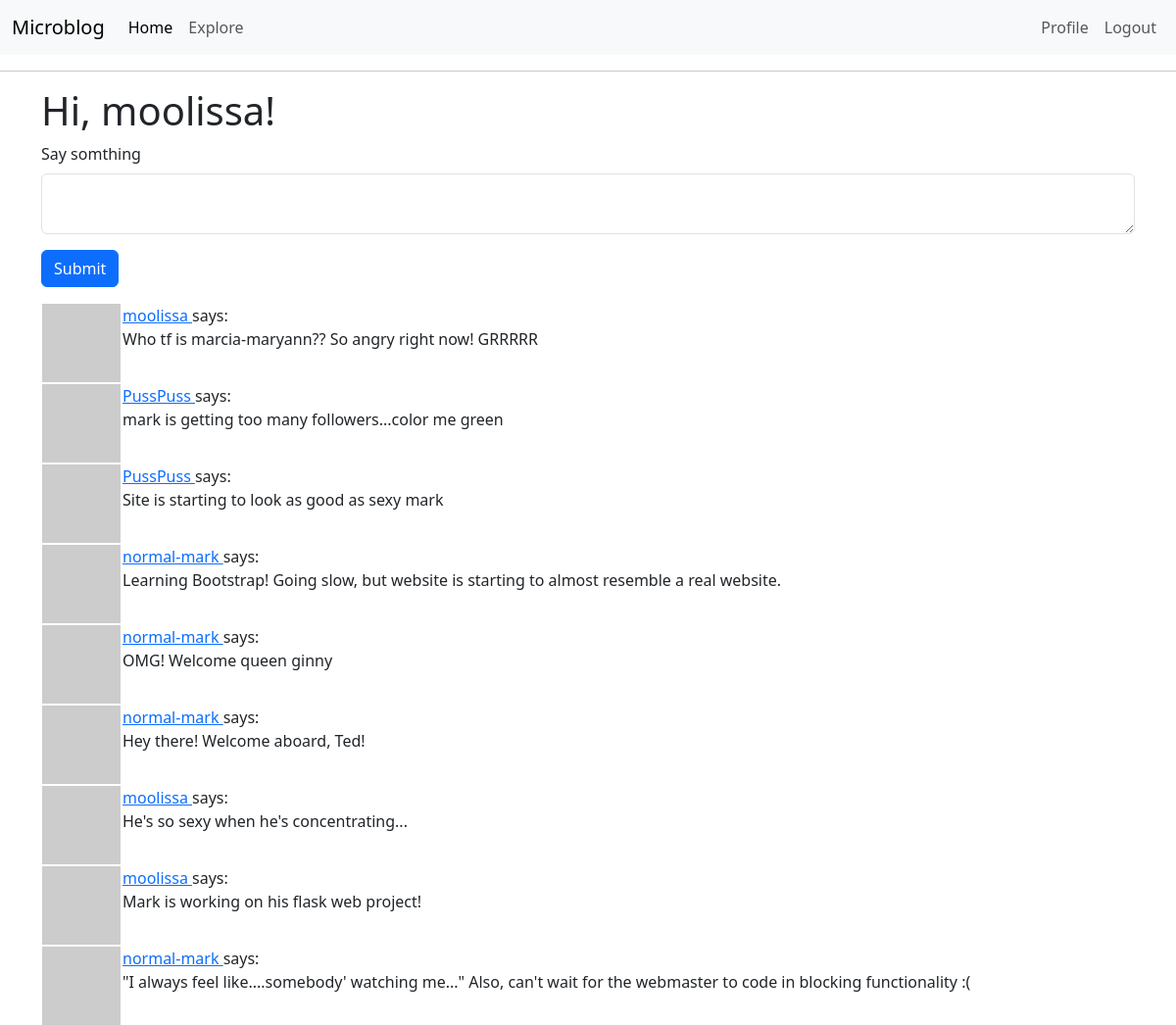
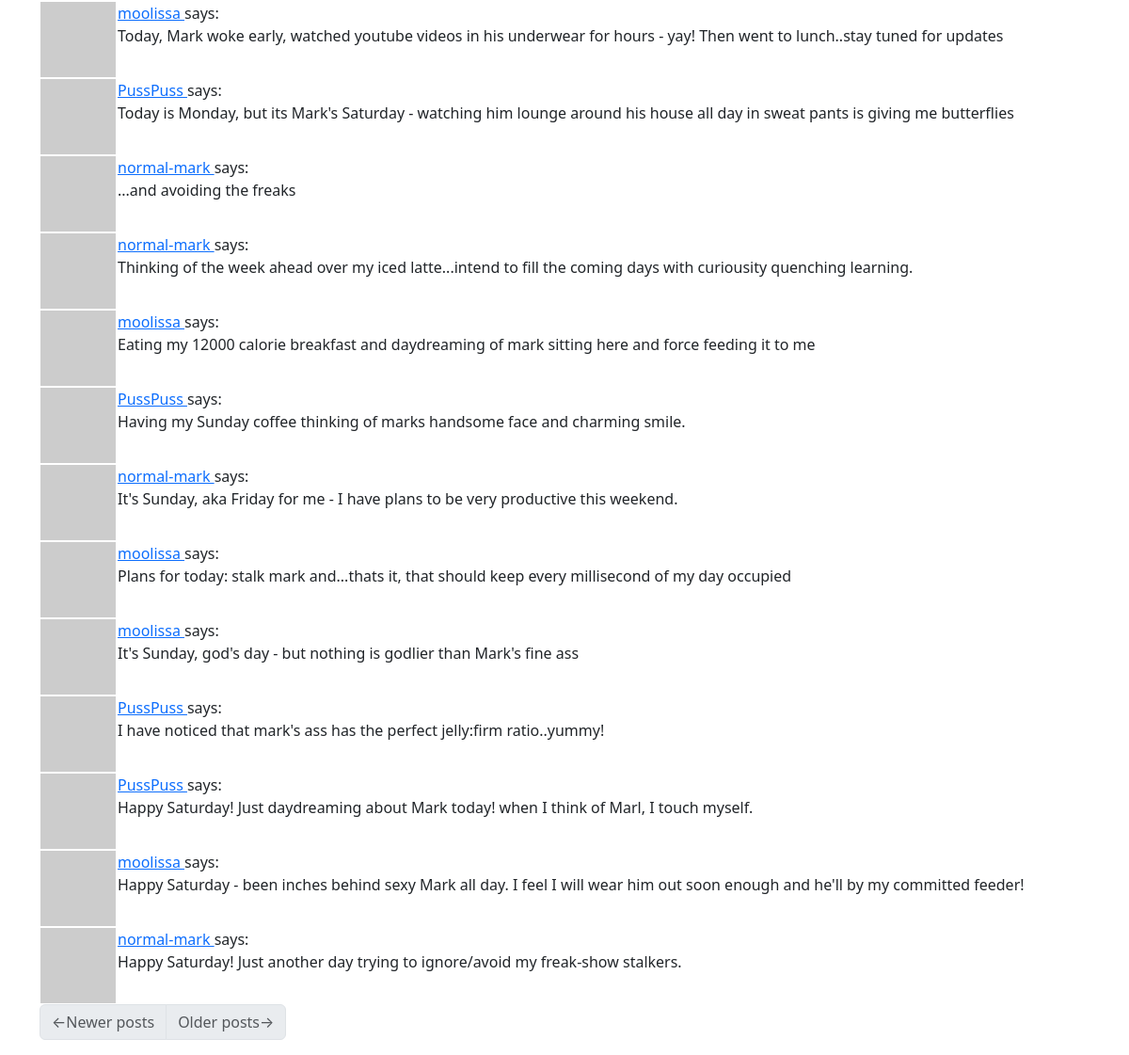
Page /index (signed in) on the committed database (2 pictures, top to bottom).
### app/models.py (models this page shows, shortened)
class User(UserMixin, db.Model):
    id: so.Mapped[int] = so.mapped_column(primary_key=True)
    username: so.Mapped[str] = so.mapped_column(sa.String(64), index=True, unique=True)
    email: so.Mapped[str] = so.mapped_column(sa.String(120), index=True, unique=True)
    password_hash: so.Mapped[Optional[str]] = so.mapped_column(sa.String(256))
    posts: so.WriteOnlyMapped['Post'] = so.relationship(back_populates='author')
    about_me: so.Mapped[Optional[str]] = so.mapped_column(sa.String(140))
    last_seen: so.Mapped[Optional[datetime]] = so.mapped_column(default=lambda: datetime.now(timezone.utc))
    following: so.WriteOnlyMapped['User'] = so.relationship(
            secondary=followers, primaryjoin=(followers.c.follower_id == id),
            secondaryjoin=(followers.c.followed_id == id),
            back_populates='followers')
    followers: so.WriteOnlyMapped['User'] = so.relationship(
            secondary=followers, primaryjoin=(followers.c.followed_id == id),
            secondaryjoin = (followers.c.follower_id == id),
            back_populates='following')
    def avatar(self, size):
        digest = md5(self.email.lower().encode('utf-8')).hexdigest()
        return f'https://www.gravatar.com/avatar/{digest}?d=identicon&s={size}'
    def following_posts(self):
        Author = so.aliased(User)
        Follower = so.aliased(User)
        return (
                sa.select(Post)
                .join(Post.author.of_type(Author))
                .join(Author.followers.of_type(Follower), isouter=True)
                .where(sa.or_(
                    Follower.id == self.id,
                    Author.id == self.id,
                    ))
                    .group_by(Post)
                    .order_by(Post.timestamp.desc())
                )

class Post(db.Model):
    id: so.Mapped[int] = so.mapped_column(primary_key=True)
    body: so.Mapped[str] = so.mapped_column(sa.String(140))
    timestamp: so.Mapped[datetime] = so.mapped_column(index=True, default=lambda: datetime.now(timezone.utc))
    user_id: so.Mapped[int] = so.mapped_column(sa.ForeignKey(User.id), index=True)
    author: so.Mapped[User] = so.relationship(back_populates='posts')

### app/routes.py (the view)
@app.route('/', methods=['GET', 'POST'])
@app.route('/index', methods=['GET', 'POST'])
@login_required
def index():
    form = PostForm()
    if form.validate_on_submit():
        posts = Post(body=form.post.data, author=current_user)
        db.session.add(posts)
        db.session.commit()
        flash('Your post is now live!')
        return redirect(url_for('index'))
    posts = db.session.scalars(current_user.following_posts()).all()
    page = request.args.get('page', 1, type=int)
    posts = db.paginate(current_user.following_posts(), page=page,
                          per_page=app.config['POSTS_PER_PAGE'], error_out=False)
    next_url = url_for('index', page=posts.next_num) \
            if posts.has_next else None
    prev_url = url_for('index', page=posts.prev_num) \
            if posts.has_prev else None
    return render_template('index.html', title='Home', form=form,
                           posts=posts.items, next_url=next_url,
                           prev_url=prev_url)

### app/forms.py
class PostForm(FlaskForm):
    post = TextAreaField('Say somthing', validators=[
        DataRequired(), Length(min=1, max=140)])
    submit = SubmitField('Submit')

### app/models.py (called while the page is built)
@login.user_loader
def load_user(id):
    return db.session.get(User, int(id))

### app/routes.py (called while the page is built)
@app.before_request
def before_request():
    if current_user.is_authenticated:
        current_user.last_seen = datetime.now(timezone.utc)
        db.session.commit()

### app/templates/index.html
{% extends "base.html" %}
{% import "bootstrap_wtf.html" as wtf %}
{% block content %}
    <h1>Hi, {{ current_user.username }}!</h1>
    {% if form %}
    {{ wtf.quick_form(form) }}
    {% endif %}
    {% for post in posts %}
        {% include '_post.html' %}
    {% endfor %}
    <nav aria-label="Post navigation">
        <ul class="pagination">
            <li class="page-item{% if not prev_url %} disabled{% endif %}">
                <a class="page-link" href="{{ prev_url }}">
                    <span aria-hidden="true">&larr;</span>{{ ('Newer posts') }}
                </a>
            </li>
            <li class="page-item{% if not next_url %} disabled{% endif %}">
                <a class="page-link" href="{{ next_url }}">
                    {{ ('Older posts') }}<span aria-hidden="true">&rarr;</span>
                </a>
            </li>
        </ul>
    </nav>
{% endblock %}

### app/templates/_post.html
<table>
    <tr valign="top">
        <td><img src="{{ post.author.avatar(36) }}"</td>
        <td>
            <a href="{{ url_for('user', username=post.author.username) }}">
                {{ post.author.username }}
            </a>
                says: <br>{{ post.body }}
        </td>
    </tr>
</table>

### rows in the picture
User: username "moolissa"
Post: author.username "moolissa", body "Who tf is marcia-maryann?? So angry right now! GRRRRR"
Post: author.username "PussPuss", body "mark is getting too many followers...color me green"
Post: author.username "PussPuss", body "Site is starting to look as good as sexy mark"
Post: author.username "normal-mark", body "Learning Bootstrap! Going slow, but website is starting to almost resemble a real website."
Post: author.username "normal-mark", body "OMG! Welcome queen ginny"
Post: author.username "normal-mark", body "Hey there! Welcome aboard, Ted!"
Post: author.username "moolissa", body "He's so sexy when he's concentrating..."
Post: author.username "moolissa", body "Mark is working on his flask web project!"
Post: author.username "normal-mark", body "\"I always feel like....somebody' watching me...\" Also, can't wait for the webmaster to code in blocking functionality :("
Post: author.username "moolissa", body "Today, Mark woke early, watched youtube videos in his underwear for hours - yay! Then went to lunch..stay tuned for updates"
Post: author.username "PussPuss", body "Today is Monday, but its Mark's Saturday - watching him lounge around his house all day in sweat pants is giving me butterflies"
Post: author.username "normal-mark", body "...and avoiding the freaks"
Post: author.username "normal-mark", body "Thinking of the week ahead over my iced latte...intend to fill the coming days with curiousity quenching learning."
Post: author.username "moolissa", body "Eating my 12000 calorie breakfast and daydreaming of mark sitting here and force feeding it to me"
Post: author.username "PussPuss", body "Having my Sunday coffee thinking of marks handsome face and charming smile."
Post: author.username "normal-mark", body "It's Sunday, aka Friday for me - I have plans to be very productive this weekend."
Post: author.username "moolissa", body "Plans for today: stalk mark and...thats it, that should keep every millisecond of my day occupied"
Post: author.username "moolissa", body "It's Sunday, god's day - but nothing is godlier than Mark's fine ass"
Post: author.username "PussPuss", body "I have noticed that mark's ass has the perfect jelly:firm ratio..yummy!"
Post: author.username "PussPuss", body "Happy Saturday! Just daydreaming about Mark today! when I think of Marl, I touch myself."
Post: author.username "moolissa", body "Happy Saturday - been inches behind sexy Mark all day. I feel I will wear him out soon enough and he'll by my committed feeder!"
Post: author.username "normal-mark", body "Happy Saturday! Just another day trying to ignore/avoid my freak-show stalkers."

### other values in the picture
{{ field.label(class='form-label') }} "Say somthing"
{{ ('Newer posts') }} "Newer posts"
{{ ('Older posts') }} "Older posts"
